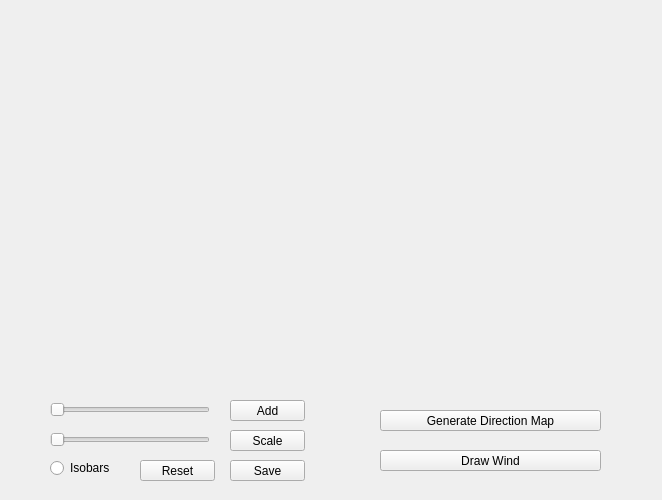
<?xml version="1.0" encoding="UTF-8"?>
<ui version="4.0">
 <class>Canvas</class>
 <widget class="QWidget" name="Canvas">
  <property name="geometry">
   <rect>
    <x>0</x>
    <y>0</y>
    <width>662</width>
    <height>500</height>
   </rect>
  </property>
  <property name="windowTitle">
   <string>Canvas</string>
  </property>
  <widget class="QPushButton" name="Add">
   <property name="geometry">
    <rect>
     <x>230</x>
     <y>400</y>
     <width>75</width>
     <height>21</height>
    </rect>
   </property>
   <property name="text">
    <string>Add</string>
   </property>
  </widget>
  <widget class="QSlider" name="PressureValue">
   <property name="geometry">
    <rect>
     <x>50</x>
     <y>400</y>
     <width>160</width>
     <height>19</height>
    </rect>
   </property>
   <property name="orientation">
    <enum>Qt::Horizontal</enum>
   </property>
  </widget>
  <widget class="QLabel" name="PressureMap">
   <property name="geometry">
    <rect>
     <x>50</x>
     <y>50</y>
     <width>256</width>
     <height>256</height>
    </rect>
   </property>
   <property name="text">
    <string/>
   </property>
   <property name="alignment">
    <set>Qt::AlignLeading|Qt::AlignLeft|Qt::AlignTop</set>
   </property>
  </widget>
  <widget class="QRadioButton" name="Isobars">
   <property name="geometry">
    <rect>
     <x>50</x>
     <y>460</y>
     <width>89</width>
     <height>16</height>
    </rect>
   </property>
   <property name="text">
    <string>Isobars</string>
   </property>
  </widget>
  <widget class="QSlider" name="ScaleValue">
   <property name="geometry">
    <rect>
     <x>50</x>
     <y>430</y>
     <width>160</width>
     <height>19</height>
    </rect>
   </property>
   <property name="orientation">
    <enum>Qt::Horizontal</enum>
   </property>
  </widget>
  <widget class="QPushButton" name="DistanceScale">
   <property name="geometry">
    <rect>
     <x>230</x>
     <y>430</y>
     <width>75</width>
     <height>21</height>
    </rect>
   </property>
   <property name="text">
    <string>Scale</string>
   </property>
  </widget>
  <widget class="QLabel" name="DirectionMap">
   <property name="geometry">
    <rect>
     <x>356</x>
     <y>50</y>
     <width>256</width>
     <height>256</height>
    </rect>
   </property>
   <property name="text">
    <string/>
   </property>
   <property name="alignment">
    <set>Qt::AlignLeading|Qt::AlignLeft|Qt::AlignTop</set>
   </property>
  </widget>
  <widget class="QPushButton" name="DrawDirection">
   <property name="geometry">
    <rect>
     <x>380</x>
     <y>410</y>
     <width>221</width>
     <height>21</height>
    </rect>
   </property>
   <property name="text">
    <string>Generate Direction Map</string>
   </property>
  </widget>
  <widget class="QPushButton" name="DrawWind">
   <property name="geometry">
    <rect>
     <x>380</x>
     <y>450</y>
     <width>221</width>
     <height>21</height>
    </rect>
   </property>
   <property name="text">
    <string>Draw Wind</string>
   </property>
  </widget>
  <widget class="QPushButton" name="Reset">
   <property name="geometry">
    <rect>
     <x>140</x>
     <y>460</y>
     <width>75</width>
     <height>21</height>
    </rect>
   </property>
   <property name="text">
    <string>Reset</string>
   </property>
  </widget>
  <widget class="QPushButton" name="Save">
   <property name="geometry">
    <rect>
     <x>230</x>
     <y>460</y>
     <width>75</width>
     <height>21</height>
    </rect>
   </property>
   <property name="text">
    <string>Save</string>
   </property>
  </widget>
 </widget>
 <layoutdefault spacing="6" margin="11"/>
 <resources/>
 <connections/>
</ui>
